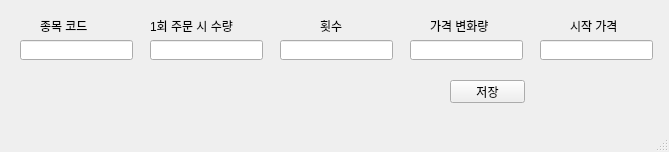
<?xml version="1.0" encoding="UTF-8"?>
<ui version="4.0">
 <class>MainWindow</class>
 <widget class="QMainWindow" name="MainWindow">
  <property name="geometry">
   <rect>
    <x>0</x>
    <y>0</y>
    <width>669</width>
    <height>152</height>
   </rect>
  </property>
  <property name="windowTitle">
   <string>MainWindow</string>
  </property>
  <widget class="QWidget" name="centralwidget">
   <widget class="QPushButton" name="pushButton">
    <property name="geometry">
     <rect>
      <x>450</x>
      <y>80</y>
      <width>75</width>
      <height>23</height>
     </rect>
    </property>
    <property name="text">
     <string>저장</string>
    </property>
   </widget>
   <widget class="QLineEdit" name="lineEdit">
    <property name="geometry">
     <rect>
      <x>20</x>
      <y>40</y>
      <width>113</width>
      <height>20</height>
     </rect>
    </property>
   </widget>
   <widget class="QLineEdit" name="lineEdit_2">
    <property name="geometry">
     <rect>
      <x>150</x>
      <y>40</y>
      <width>113</width>
      <height>20</height>
     </rect>
    </property>
   </widget>
   <widget class="QLineEdit" name="lineEdit_3">
    <property name="geometry">
     <rect>
      <x>280</x>
      <y>40</y>
      <width>113</width>
      <height>20</height>
     </rect>
    </property>
   </widget>
   <widget class="QLabel" name="label">
    <property name="geometry">
     <rect>
      <x>40</x>
      <y>20</y>
      <width>56</width>
      <height>12</height>
     </rect>
    </property>
    <property name="text">
     <string>종목 코드</string>
    </property>
   </widget>
   <widget class="QLabel" name="label_2">
    <property name="geometry">
     <rect>
      <x>150</x>
      <y>10</y>
      <width>111</width>
      <height>31</height>
     </rect>
    </property>
    <property name="text">
     <string>1회 주문 시 수량</string>
    </property>
   </widget>
   <widget class="QLabel" name="label_3">
    <property name="geometry">
     <rect>
      <x>320</x>
      <y>10</y>
      <width>41</width>
      <height>31</height>
     </rect>
    </property>
    <property name="text">
     <string>횟수</string>
    </property>
   </widget>
   <widget class="QLineEdit" name="lineEdit_4">
    <property name="geometry">
     <rect>
      <x>410</x>
      <y>40</y>
      <width>113</width>
      <height>20</height>
     </rect>
    </property>
   </widget>
   <widget class="QLabel" name="label_4">
    <property name="geometry">
     <rect>
      <x>430</x>
      <y>10</y>
      <width>111</width>
      <height>31</height>
     </rect>
    </property>
    <property name="text">
     <string>가격 변화량</string>
    </property>
   </widget>
   <widget class="QLineEdit" name="lineEdit_5">
    <property name="geometry">
     <rect>
      <x>540</x>
      <y>40</y>
      <width>113</width>
      <height>20</height>
     </rect>
    </property>
   </widget>
   <widget class="QLabel" name="label_5">
    <property name="geometry">
     <rect>
      <x>570</x>
      <y>10</y>
      <width>111</width>
      <height>31</height>
     </rect>
    </property>
    <property name="text">
     <string>시작 가격</string>
    </property>
   </widget>
  </widget>
  <widget class="QMenuBar" name="menubar">
   <property name="geometry">
    <rect>
     <x>0</x>
     <y>0</y>
     <width>669</width>
     <height>21</height>
    </rect>
   </property>
  </widget>
  <widget class="QStatusBar" name="statusbar"/>
 </widget>
 <resources/>
 <connections/>
</ui>
